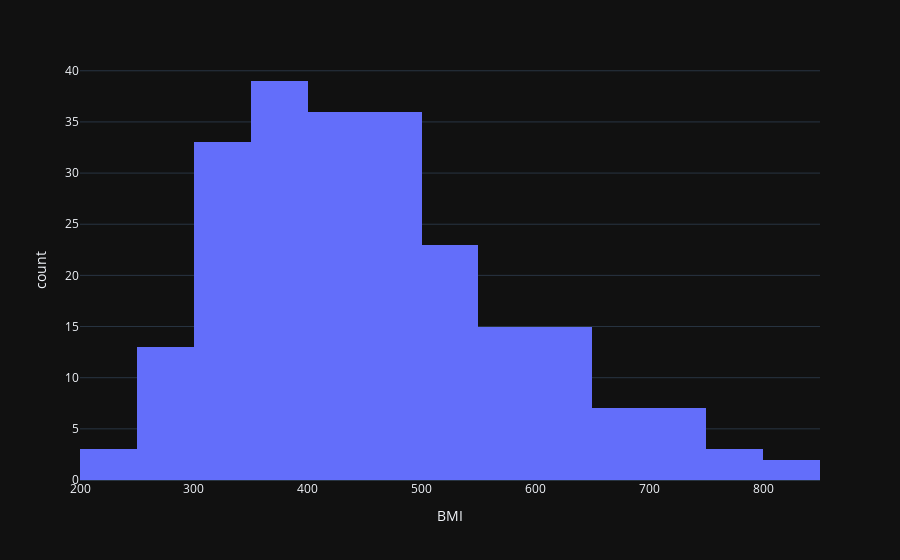
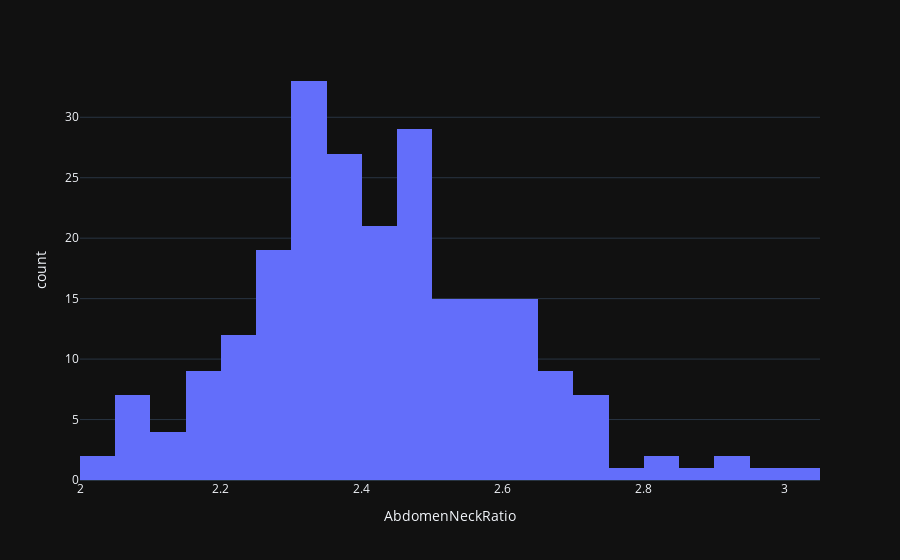
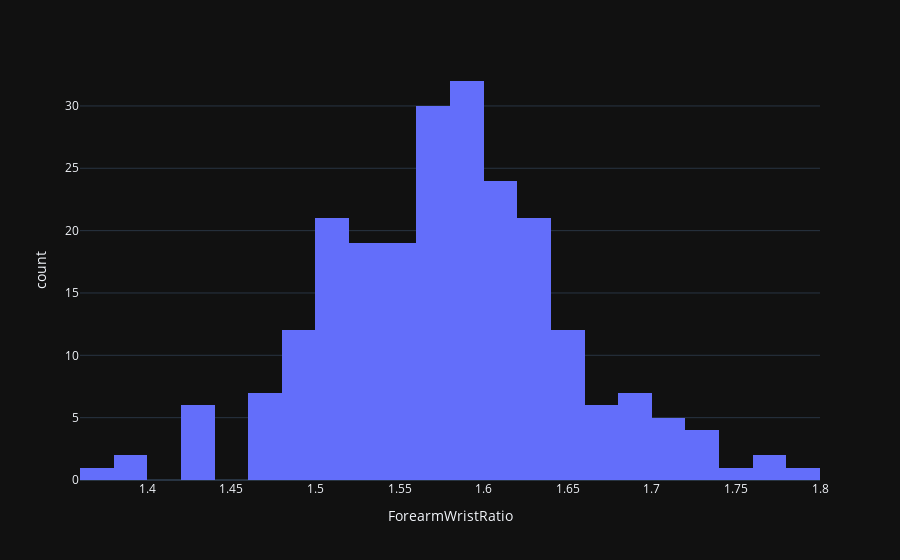
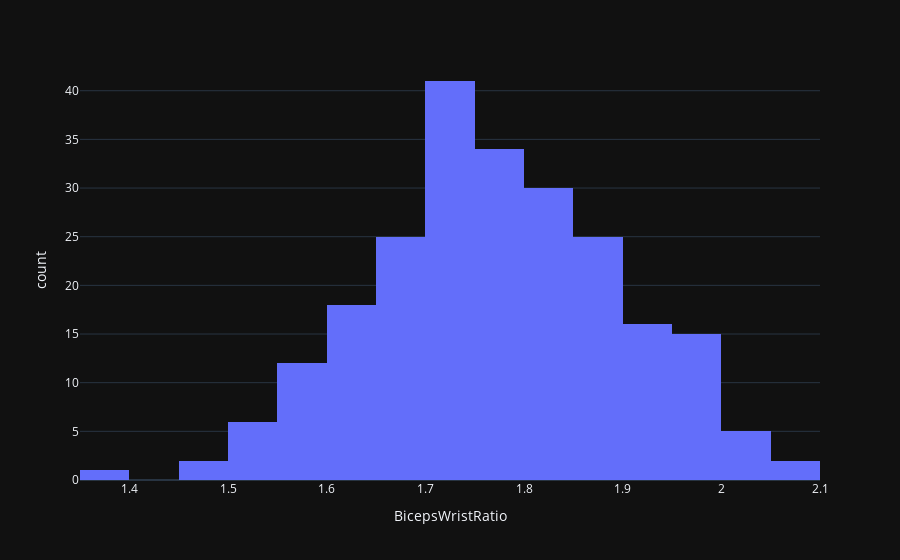

Notebook source saved alongside these figures, in order:
### Code cell
dataFrame = dataFrame.drop([30, 36, 38, 39, 40, 41, 44, 45, 55, 78, 85, 171, 181, 215, 158, 205, 174, 168, 105, 225])

print("Distibutions after dropping outliers")

fig = px.histogram(dataFrame, x="BMI")
fig.show()

fig = px.histogram(dataFrame, x="AbdomenNeckRatio")
fig.show()

fig = px.histogram(dataFrame, x="ForearmWristRatio")
fig.show()

fig = px.histogram(dataFrame, x="BicepsWristRatio")
fig.show()

fig = px.histogram(dataFrame, x="ThighAnkleRatio")
fig.show()

fig = px.histogram(dataFrame, x="BodyFat")
fig.show()

fig = px.histogram(dataFrame, x="Height")
fig.show()

fig = px.histogram(dataFrame, x="Neck")
fig.show()

fig = px.histogram(dataFrame, x="Weight")
fig.show()

fig = px.histogram(dataFrame, x="Age")
fig.show()

fig = px.histogram(dataFrame, x="Knee")
fig.show()

fig = px.histogram(dataFrame, x="Ankle")
fig.show()

fig = px.histogram(dataFrame, x="Biceps")
fig.show()

fig = px.histogram(dataFrame, x="Forearm")
fig.show()

fig = px.histogram(dataFrame, x="Wrist")
fig.show()

fig = px.histogram(dataFrame, x="Abdomen")
fig.show()

fig = px.histogram(dataFrame, x="Hip")
fig.show()

fig = px.histogram(dataFrame, x="Thigh")
fig.show()

#dataFrame.describe()

dataFrame.describe()
dataFrame

sns.heatmap(dataFrame.corr())

### Figure 1 — Plotly figure (JSON) as saved in the notebook; plotly's stock layout.template omitted (floating-point values rounded to 4 significant figures; data arrays with more than 128 entries replaced by an {"elided": "..."} marker saying what was removed)
{"data": [{"alignmentgroup": "True", "bingroup": "x", "hovertemplate": "BMI=%{x}<br>count=%{y}<extra></extra>", "legendgroup": "", "marker": {"color": "#636efa", "pattern": {"shape": ""}}, "name": "", "offsetgroup": "", "orientation": "v", "showlegend": false, "x": {"elided": "232 float values"}, "xaxis": "x", "yaxis": "y", "type": "histogram"}], "layout": {"xaxis": {"anchor": "y", "domain": [0.0, 1.0], "title": {"text": "BMI"}}, "yaxis": {"anchor": "x", "domain": [0.0, 1.0], "title": {"text": "count"}}, "legend": {"tracegroupgap": 0}, "margin": {"t": 60}, "barmode": "relative"}}

### Figure 2 — Plotly figure (JSON) as saved in the notebook; plotly's stock layout.template omitted (floating-point values rounded to 4 significant figures; data arrays with more than 128 entries replaced by an {"elided": "..."} marker saying what was removed)
{"data": [{"alignmentgroup": "True", "bingroup": "x", "hovertemplate": "AbdomenNeckRatio=%{x}<br>count=%{y}<extra></extra>", "legendgroup": "", "marker": {"color": "#636efa", "pattern": {"shape": ""}}, "name": "", "offsetgroup": "", "orientation": "v", "showlegend": false, "x": {"elided": "232 float values"}, "xaxis": "x", "yaxis": "y", "type": "histogram"}], "layout": {"xaxis": {"anchor": "y", "domain": [0.0, 1.0], "title": {"text": "AbdomenNeckRatio"}}, "yaxis": {"anchor": "x", "domain": [0.0, 1.0], "title": {"text": "count"}}, "legend": {"tracegroupgap": 0}, "margin": {"t": 60}, "barmode": "relative"}}

### Figure 3 — Plotly figure (JSON) as saved in the notebook; plotly's stock layout.template omitted (floating-point values rounded to 4 significant figures; data arrays with more than 128 entries replaced by an {"elided": "..."} marker saying what was removed)
{"data": [{"alignmentgroup": "True", "bingroup": "x", "hovertemplate": "ForearmWristRatio=%{x}<br>count=%{y}<extra></extra>", "legendgroup": "", "marker": {"color": "#636efa", "pattern": {"shape": ""}}, "name": "", "offsetgroup": "", "orientation": "v", "showlegend": false, "x": {"elided": "232 float values"}, "xaxis": "x", "yaxis": "y", "type": "histogram"}], "layout": {"xaxis": {"anchor": "y", "domain": [0.0, 1.0], "title": {"text": "ForearmWristRatio"}}, "yaxis": {"anchor": "x", "domain": [0.0, 1.0], "title": {"text": "count"}}, "legend": {"tracegroupgap": 0}, "margin": {"t": 60}, "barmode": "relative"}}

### Figure 4 — Plotly figure (JSON) as saved in the notebook; plotly's stock layout.template omitted (floating-point values rounded to 4 significant figures; data arrays with more than 128 entries replaced by an {"elided": "..."} marker saying what was removed)
{"data": [{"alignmentgroup": "True", "bingroup": "x", "hovertemplate": "BicepsWristRatio=%{x}<br>count=%{y}<extra></extra>", "legendgroup": "", "marker": {"color": "#636efa", "pattern": {"shape": ""}}, "name": "", "offsetgroup": "", "orientation": "v", "showlegend": false, "x": {"elided": "232 float values"}, "xaxis": "x", "yaxis": "y", "type": "histogram"}], "layout": {"xaxis": {"anchor": "y", "domain": [0.0, 1.0], "title": {"text": "BicepsWristRatio"}}, "yaxis": {"anchor": "x", "domain": [0.0, 1.0], "title": {"text": "count"}}, "legend": {"tracegroupgap": 0}, "margin": {"t": 60}, "barmode": "relative"}}
